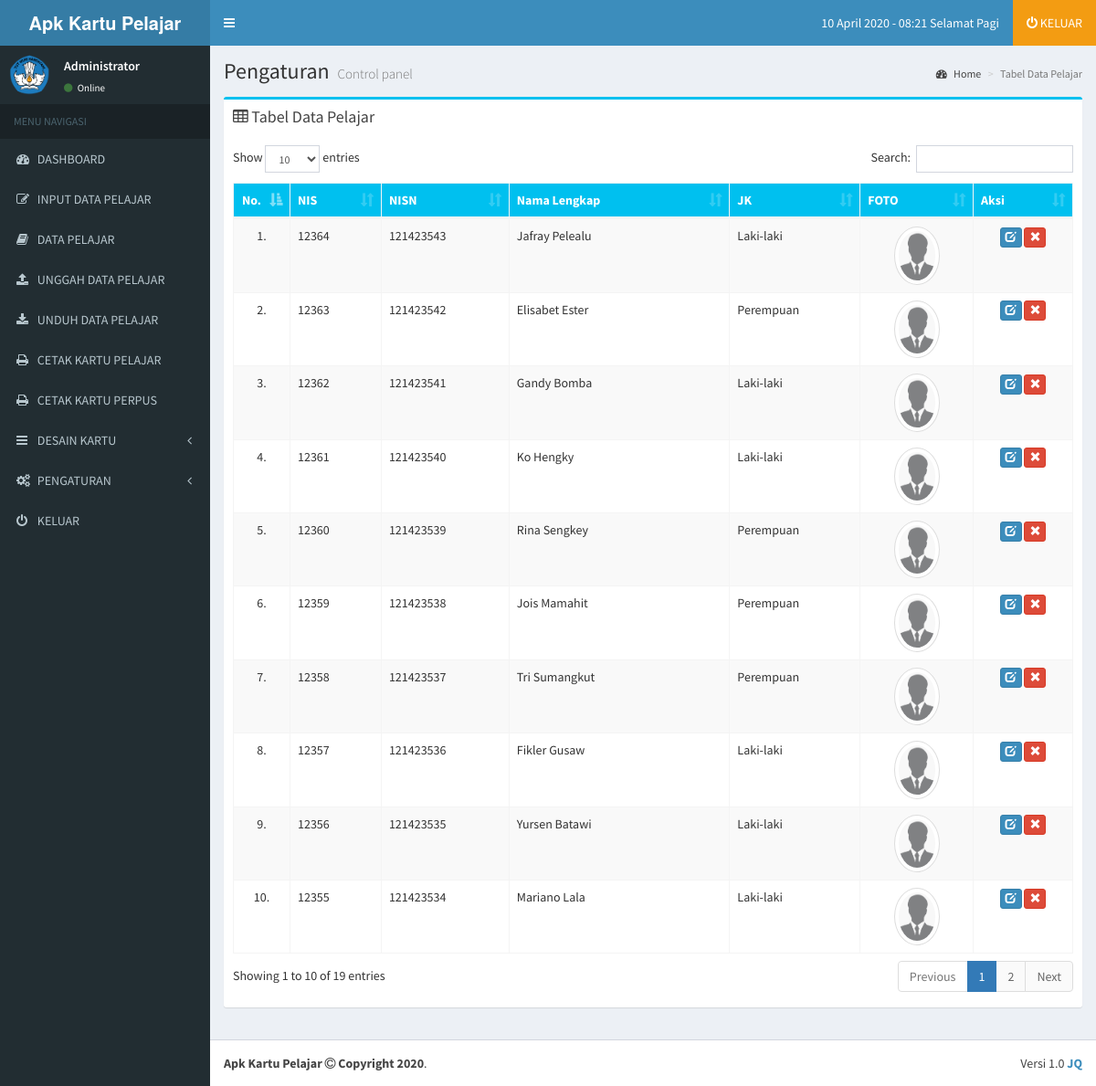
/administrator/data_pelajar.php (signed in), run on the app's committed database.
### tables this page shows
CREATE TABLE IF NOT EXISTS `identitas` (
`id` int(11) NOT NULL,
  `gambar` varchar(225) NOT NULL,
  `title` varchar(225) NOT NULL,
  `sekolah` varchar(225) NOT NULL,
  `kepsek` varchar(225) NOT NULL,
  `nip` varchar(225) NOT NULL,
  `jln` varchar(225) NOT NULL,
  `kel` varchar(225) NOT NULL,
  `kec` varchar(225) NOT NULL,
  `kab` varchar(225) NOT NULL,
  `prov` varchar(225) NOT NULL,
  `pos` varchar(225) NOT NULL,
  `telp` varchar(225) NOT NULL,
  `hp` varchar(225) NOT NULL,
  `email` varchar(225) NOT NULL,
  `web` varchar(225) NOT NULL
);

CREATE TABLE IF NOT EXISTS `users` (
  `username` varchar(50) NOT NULL,
  `password` varchar(255) NOT NULL,
  `nis` varchar(100) NOT NULL,
  `nisn` varchar(225) NOT NULL,
  `nama_lengkap` varchar(100) NOT NULL,
  `tmp_lhr` varchar(100) NOT NULL,
  `tgl_lhr` varchar(100) NOT NULL,
  `jk` varchar(100) NOT NULL,
  `email` varchar(100) NOT NULL,
  `alamat` varchar(225) NOT NULL,
  `no_telp` varchar(20) NOT NULL,
  `gambar` varchar(100) NOT NULL,
  `level` varchar(20) NOT NULL DEFAULT 'user',
  `blokir` enum('Y','N') NOT NULL DEFAULT 'N',
  `id_session` varchar(255) NOT NULL
);

### administrator/data_pelajar.php (the view, shortened to what this page needs)
 <?php
  include '../config/koneksi.php';
?>
<!DOCTYPE html>
<html>
<head>
  <?php $r=mysqli_fetch_array(mysqli_query($koneksi, "SELECT * FROM identitas WHERE id = '1'")); ?>
  <link rel="stylesheet" href="../bootstrap/css/bootstrap.min.css">
  <link rel="stylesheet" href="https://cdnjs.cloudflare.com/ajax/libs/font-awesome/4.5.0/css/font-awesome.min.css">
  <link rel="stylesheet" href="https://cdnjs.cloudflare.com/ajax/libs/ionicons/2.0.1/css/ionicons.min.css">
  <link rel="stylesheet" href="../plugins/daterangepicker/daterangepicker.css">
  <link rel="stylesheet" href="../plugins/datepicker/datepicker3.css">
  <link rel="stylesheet" href="../plugins/iCheck/all.css">
  <link rel="stylesheet" href="../plugins/colorpicker/bootstrap-colorpicker.min.css">
  <link rel="stylesheet" href="../plugins/timepicker/bootstrap-timepicker.min.css">
  <link rel="stylesheet" href="../plugins/select2/select2.min.css">
  <link rel="stylesheet" href="../dist/css/AdminLTE.min.css">
  <link rel="stylesheet" href="../dist/css/skins/_all-skins.min.css">
  <link rel="stylesheet" href="../plugins/datatables/dataTables.bootstrap.css">
</head>
<body class="hold-transition skin-blue layout-boxed sidebar-mini" data-spy="scroll" data-target="#scrollspy">
<div class="wrapper">
  <?php include "menu.php";?>
  <div class="content-wrapper">
    <section class="content-header">
      <h1>
        Pengaturan
        <small>Control panel</small>
      </h1>
      <ol class="breadcrumb">
        <li><a href="home"><i class="fa fa-dashboard"></i> Home</a></li>
        <li class="active">Tabel Data Pelajar</li>
      </ol>
    </section>
    <section class="content">
      <div class="row">
        <div class="col-md-12">
          <div class="box box-info">
            <div class="box-header">
              <h3 class="box-title"><i class="fa fa-table"></i> Tabel Data Pelajar</h3>
            </div>
            <div class='table-responsive'>
              <div class="box-body">
                <table id="example1" class="table table-bordered table-striped table-hover">
                  <thead class="bg-aqua">
                    <tr>
                      <th width="10"><center>No.</center></th>
                      <th>NIS</th>
                      <th>NISN</th>
                      <th>Nama Lengkap</th>
                      <th>JK</th>
                      <th>FOTO</th>
                      <th>Aksi</th>
                    </tr>
                  </thead>
                  <tbody>
                    <?php
                    $tampil = mysqli_query($koneksi, "SELECT * FROM users WHERE level='user' ORDER BY nis DESC");
                    $no=1;
                    while ($rr=mysqli_fetch_array($tampil))
                    {
                    ?>
                    <tr>
                      <td><center><?php echo "$no.";?></center></td>
                      <td><?php echo $rr["nis"];?></td>
                      <td><?php echo $rr["nisn"];?></td>
                      <td><?php echo $rr["nama_lengkap"];?></td>
                      <td><?php echo $rr["jk"];?></td>
                      <td align="center"><img class="img-responsive img-circle img-thumbnail" alt="Responsive image" src="../img/<?php echo "$rr[gambar]";?>" width="50px"></td>
                      <td><center>
                        <a class='btn btn-primary btn-xs' data-toggle='tooltip' title='Ubah Data' href='updatepelajar?id=<?php echo $rr["id_session"];?>'><span class='glyphicon glyphicon-edit'></span></a>
                        <a class='btn btn-danger btn-xs' data-toggle='tooltip' title='Hapus Data' href='deletepelajar?id=<?php echo $rr["id_session"];?>' onclick="return confirm('Apa anda yakin akan menghapus data ini?')"><span class='glyphicon glyphicon-remove'></span></a></center>
                      </td>
                    <?php  $no++; } ?>
                    </tr>
                  </tbody>
                </table>
              </div>
            </div>
          </div>
        </div>
      </div>
    </section>
  </div>
  <?php include "footer.php";?>
</div>
</body>
</html>

### administrator/menu.php (shortened to what this page needs)
<header class="main-header">
   <a href="index.php" class="logo">
     <span class="logo-lg"><b><?php echo "$r[title]";?></b></span>
   </a>
   <nav class="navbar navbar-static-top">
     <a href="#" class="sidebar-toggle" data-toggle="offcanvas" role="button">
     </a>
     <div class="navbar-custom-menu">
       <ul class="nav navbar-nav">
         <li>
           <a href="home">
             <span><?php
             $tanggal = date ("d");
             $bulan = array(1=>"Januari","Februari","Maret", "April", "Mei", "Juni","Juli","Agustus","September","Oktober", "November","Desember");
             $bulan = $bulan[date("n")];
             $tahun = date("Y");
             echo $tanggal ." ". $bulan ." ". $tahun;
             $jam=date("H:i");
             echo " - ". $jam." "."";
             $a = date ("H");
              if (($a>=1) && ($a<=10)){
             echo " Selamat Pagi";
             }
             ?></span>
           </a>
         </li>
         <li class="bg-yellow">
           <a href="logoutsystem">
             <i class="fa fa-power-off"></i> <span> KELUAR</span>
           </a>
         </li>
       </ul>
     </div>
   </nav>
 </header>
 <aside class="main-sidebar">
   <section class="sidebar">
     <div class="user-panel">
       <div class="pull-left image">
         <?php $users=mysqli_fetch_array(mysqli_query($koneksi, "SELECT * FROM users")); ?>
         <img src="../img/<?php if (trim($users['gambar']) == ''){ echo "blank.png"; }else{ echo $users['gambar']; } ?>" class="img-circle" alt="User Image">
       </div>
       <div class="pull-left info">
         <p><?php echo "$users[nama_lengkap]"; ?></p>
         <a href="#"><i class="fa fa-circle text-success"></i> Online</a>
       </div>
     </div>
     <ul class="sidebar-menu">
       <li class="header">MENU NAVIGASI</li>
       <li class="treeview">
         <a href="home">
           <i class="fa fa-dashboard"></i>
           <span>DASHBOARD</span>
         </a>
       </li>
       <li class="treeview">
         <a href="inputpelajar">
           <i class="fa fa-edit"></i>
           <span>INPUT DATA PELAJAR</span>
         </a>
       </li>
       <li class="treeview">
         <a href="allpelajar">
           <i class="fa fa-book"></i> <span>DATA PELAJAR</span>
         </a>
       </li>
       <li class="treeview">
         <a href="uploadpelajar">
           <i class="fa fa-upload"></i>
           <span>UNGGAH DATA PELAJAR</span>
         </a>
       </li>
       <li class="treeview">
         <a target="blank" href="downloadpelajar">
           <i class="fa fa-download"></i>
           <span>UNDUH DATA PELAJAR</span>
         </a>
       </li>
       <li class="treeview">
         <a href="printkartupelajar">
           <i class="fa fa-print"></i> <span>CETAK KARTU PELAJAR</span>
         </a>
       </li>
       <li class="treeview">
         <a href="printkartuperpus">
           <i class="fa fa-print"></i> <span>CETAK KARTU PERPUS</span>
         </a>
       </li>
       <li class="treeview">
         <a href="designkartu">
           <i class="fa fa-bars"></i> <span>DESAIN KARTU</span>
           <span class="pull-right-container">
             <i class="fa fa-angle-left pull-right"></i>
           </span>
         </a>
       </li>
       <li class="treeview">
         <a href="#">
           <i class="fa fa-gears"></i> <span>PENGATURAN</span>
           <span class="pull-right-container">
             <i class="fa fa-angle-left pull-right"></i>
           </span>
         </a>
       </li>
       <li>
         <a href="logoutsystem">
           <i class="fa fa-power-off"></i> <span>KELUAR</span>
         </a>
       </li>
     </ul>
   </section>
 </aside>

### administrator/footer.php
<footer class="main-footer">
    <div class="pull-right hidden-xs">
      Versi 1.0  <a target="_blank" href="#"><b>JQ</b></a>
    </div>
    <b><?php echo "$r[title]";?> <i class="fa fa-copyright"></i> Copyright <?php echo date("Y");?></b>.
  </footer>

### data on the page
identitas: title "Apk Kartu Pelajar"
users: gambar (picture), nama_lengkap "Administrator"
users: nis "12364", nisn "121423543", nama_lengkap "Jafray Pelealu", jk "Laki-laki", gambar (placeholder picture)
users: nis "12363", nisn "121423542", nama_lengkap "Elisabet Ester", jk "Perempuan", gambar (placeholder picture)
users: nis "12362", nisn "121423541", nama_lengkap "Gandy Bomba", jk "Laki-laki", gambar (placeholder picture)
users: nis "12361", nisn "121423540", nama_lengkap "Ko Hengky", jk "Laki-laki", gambar (placeholder picture)
users: nis "12360", nisn "121423539", nama_lengkap "Rina Sengkey", jk "Perempuan", gambar (placeholder picture)
users: nis "12359", nisn "121423538", nama_lengkap "Jois Mamahit", jk "Perempuan", gambar (placeholder picture)
users: nis "12358", nisn "121423537", nama_lengkap "Tri Sumangkut", jk "Perempuan", gambar (placeholder picture)
users: nis "12357", nisn "121423536", nama_lengkap "Fikler Gusaw", jk "Laki-laki", gambar (placeholder picture)
users: nis "12356", nisn "121423535", nama_lengkap "Yursen Batawi", jk "Laki-laki", gambar (placeholder picture)
users: nis "12355", nisn "121423534", nama_lengkap "Mariano Lala", jk "Laki-laki", gambar (placeholder picture)

### other printed values
$tanggal "10"
$bulan "April"
